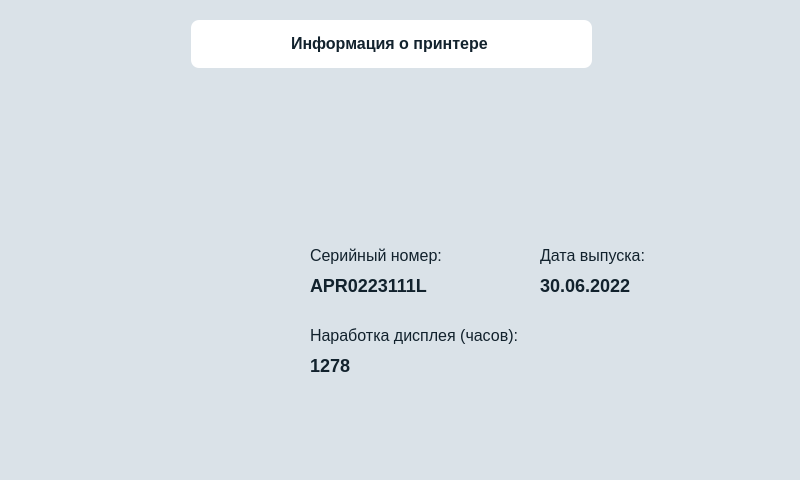
<?xml version="1.0" encoding="UTF-8"?>
<ui version="4.0">
 <class>AboutWindow</class>
 <widget class="QMainWindow" name="AboutWindow">
  <property name="geometry">
   <rect>
    <x>0</x>
    <y>0</y>
    <width>800</width>
    <height>480</height>
   </rect>
  </property>
  <property name="windowTitle">
   <string>MainWindow</string>
  </property>
  <property name="styleSheet">
   <string notr="true">background-color: rgb(218, 226, 232);</string>
  </property>
  <widget class="QWidget" name="centralwidget">
   <widget class="QFrame" name="frame">
    <property name="geometry">
     <rect>
      <x>191</x>
      <y>20</y>
      <width>401</width>
      <height>48</height>
     </rect>
    </property>
    <property name="styleSheet">
     <string notr="true">background-color: rgb(255, 255, 255);
border-radius: 8px;</string>
    </property>
    <property name="frameShape">
     <enum>QFrame::StyledPanel</enum>
    </property>
    <property name="frameShadow">
     <enum>QFrame::Raised</enum>
    </property>
    <widget class="QLabel" name="label">
     <property name="geometry">
      <rect>
       <x>100</x>
       <y>13</y>
       <width>211</width>
       <height>20</height>
      </rect>
     </property>
     <property name="styleSheet">
      <string notr="true">color: #12222D;
font-family: 'RF Dewi';
font-style: normal;
font-weight: 700;
font-size: 16px;
line-height: 120%;
text-align: center;</string>
     </property>
     <property name="text">
      <string>Информация о принтере</string>
     </property>
    </widget>
   </widget>
   <widget class="QLabel" name="label_2">
    <property name="geometry">
     <rect>
      <x>686</x>
      <y>30</y>
      <width>94</width>
      <height>31</height>
     </rect>
    </property>
    <property name="text">
     <string/>
    </property>
    <property name="pixmap">
     <pixmap resource="res.qrc">:/res/img/logo.png</pixmap>
    </property>
    <property name="scaledContents">
     <bool>true</bool>
    </property>
   </widget>
   <widget class="QLabel" name="label_16">
    <property name="geometry">
     <rect>
      <x>20</x>
      <y>20</y>
      <width>151</width>
      <height>48</height>
     </rect>
    </property>
    <property name="text">
     <string/>
    </property>
    <property name="pixmap">
     <pixmap resource="res.qrc">:/res/img/back.png</pixmap>
    </property>
    <property name="scaledContents">
     <bool>false</bool>
    </property>
   </widget>
   <widget class="QPushButton" name="backButton">
    <property name="geometry">
     <rect>
      <x>10</x>
      <y>10</y>
      <width>171</width>
      <height>61</height>
     </rect>
    </property>
    <property name="focusPolicy">
     <enum>Qt::NoFocus</enum>
    </property>
    <property name="styleSheet">
     <string notr="true">background-color: transparent;
border : 0;</string>
    </property>
    <property name="text">
     <string/>
    </property>
   </widget>
   <widget class="QLabel" name="label_3">
    <property name="geometry">
     <rect>
      <x>30</x>
      <y>125</y>
      <width>196</width>
      <height>305</height>
     </rect>
    </property>
    <property name="text">
     <string/>
    </property>
    <property name="pixmap">
     <pixmap resource="res.qrc">:/res/img/printer_open_lg.png</pixmap>
    </property>
    <property name="scaledContents">
     <bool>false</bool>
    </property>
   </widget>
   <widget class="QLabel" name="label_4">
    <property name="geometry">
     <rect>
      <x>140</x>
      <y>100</y>
      <width>631</width>
      <height>371</height>
     </rect>
    </property>
    <property name="text">
     <string/>
    </property>
    <property name="pixmap">
     <pixmap resource="res.qrc">:/res/img/aboutprinter.png</pixmap>
    </property>
   </widget>
   <widget class="QLabel" name="label_6">
    <property name="geometry">
     <rect>
      <x>310</x>
      <y>240</y>
      <width>141</width>
      <height>31</height>
     </rect>
    </property>
    <property name="styleSheet">
     <string notr="true">font-family: 'RF Dewi';
font-style: normal;
font-weight: 400;
font-size: 16px;
color: #12222D;
border: 0;
background-color: rgba(255, 255, 255, 0);</string>
    </property>
    <property name="text">
     <string>Серийный номер:</string>
    </property>
   </widget>
   <widget class="QLabel" name="label_7">
    <property name="geometry">
     <rect>
      <x>540</x>
      <y>240</y>
      <width>141</width>
      <height>31</height>
     </rect>
    </property>
    <property name="styleSheet">
     <string notr="true">font-family: 'RF Dewi';
font-style: normal;
font-weight: 400;
font-size: 16px;
color: #12222D;
border: 0;
background-color: rgba(255, 255, 255, 0);</string>
    </property>
    <property name="text">
     <string>Дата выпуска:</string>
    </property>
   </widget>
   <widget class="QLabel" name="label_10">
    <property name="geometry">
     <rect>
      <x>540</x>
      <y>270</y>
      <width>141</width>
      <height>31</height>
     </rect>
    </property>
    <property name="styleSheet">
     <string notr="true">font-family: 'RF Dewi';
font-style: normal;
font-weight: 800;
font-size: 18px;
color: #12222D;
border: 0;
background-color: rgba(255, 255, 255, 0);</string>
    </property>
    <property name="text">
     <string>30.06.2022</string>
    </property>
   </widget>
   <widget class="QLabel" name="label_9">
    <property name="geometry">
     <rect>
      <x>310</x>
      <y>270</y>
      <width>141</width>
      <height>31</height>
     </rect>
    </property>
    <property name="styleSheet">
     <string notr="true">font-family: 'RF Dewi';
font-style: normal;
font-weight: 800;
font-size: 18px;
color: #12222D;
border: 0;
background-color: rgba(255, 255, 255, 0);</string>
    </property>
    <property name="text">
     <string>APR0223111L</string>
    </property>
   </widget>
   <widget class="QLabel" name="label_8">
    <property name="geometry">
     <rect>
      <x>310</x>
      <y>320</y>
      <width>211</width>
      <height>31</height>
     </rect>
    </property>
    <property name="styleSheet">
     <string notr="true">font-family: 'RF Dewi';
font-style: normal;
font-weight: 400;
font-size: 16px;
color: #12222D;
border: 0;
background-color: rgba(255, 255, 255, 0);</string>
    </property>
    <property name="text">
     <string>Наработка дисплея (часов):</string>
    </property>
   </widget>
   <widget class="QLabel" name="label_11">
    <property name="geometry">
     <rect>
      <x>310</x>
      <y>350</y>
      <width>141</width>
      <height>31</height>
     </rect>
    </property>
    <property name="styleSheet">
     <string notr="true">font-family: 'RF Dewi';
font-style: normal;
font-weight: 800;
font-size: 18px;
color: #12222D;
border: 0;
background-color: rgba(255, 255, 255, 0);</string>
    </property>
    <property name="text">
     <string>1278</string>
    </property>
   </widget>
   <widget class="QLabel" name="connectionWifi">
    <property name="geometry">
     <rect>
      <x>610</x>
      <y>20</y>
      <width>48</width>
      <height>48</height>
     </rect>
    </property>
    <property name="text">
     <string/>
    </property>
    <property name="pixmap">
     <pixmap resource="res.qrc">:/res/img/noSignal.png</pixmap>
    </property>
   </widget>
   <zorder>frame</zorder>
   <zorder>label_2</zorder>
   <zorder>label_16</zorder>
   <zorder>backButton</zorder>
   <zorder>label_4</zorder>
   <zorder>label_3</zorder>
   <zorder>label_6</zorder>
   <zorder>label_7</zorder>
   <zorder>label_10</zorder>
   <zorder>label_9</zorder>
   <zorder>label_8</zorder>
   <zorder>label_11</zorder>
   <zorder>connectionWifi</zorder>
  </widget>
 </widget>
 <resources>
  <include location="res.qrc"/>
 </resources>
 <connections/>
</ui>
